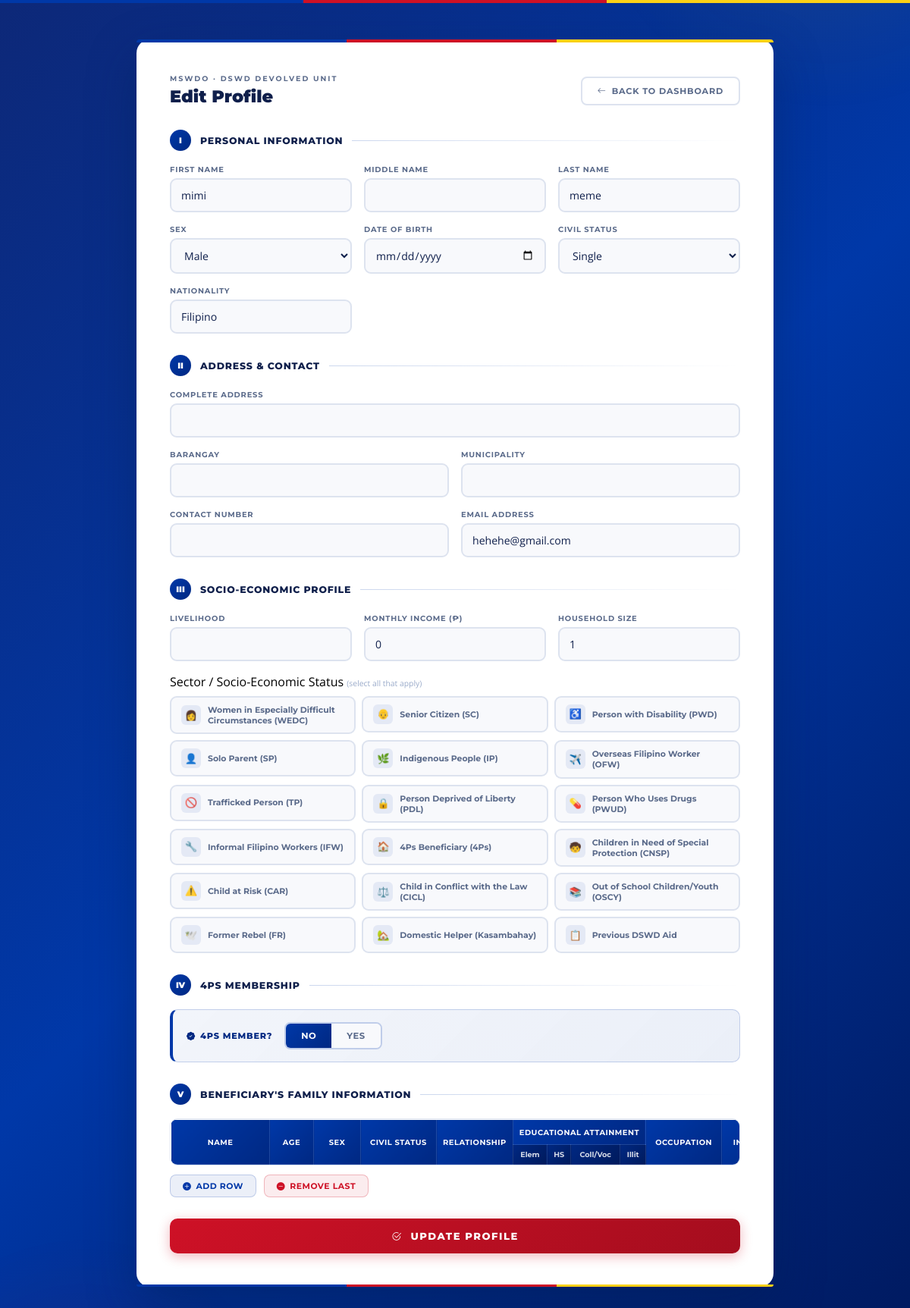
/client/profile/edit/ (signed in), run on an earlier commit of the app's database.
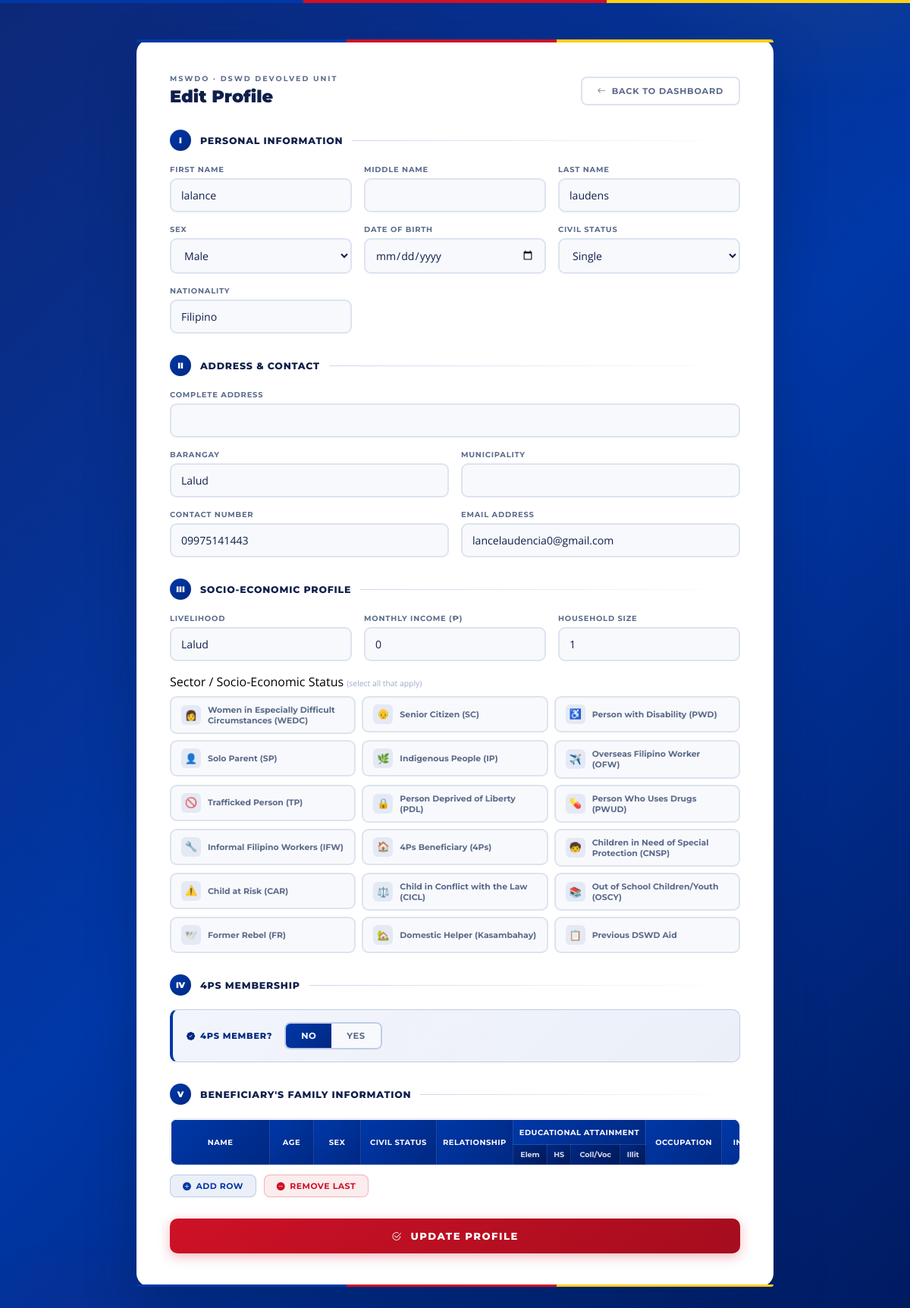
And on a later commit of the database.
### core/models.py (models this page shows, shortened)
class Client(models.Model):
    first_name   = models.CharField(max_length=120)
    middle_name  = models.CharField(max_length=120, blank=True, null=True)
    last_name    = models.CharField(max_length=120)
    sex          = models.CharField(max_length=10, blank=True, null=True)
    birth_date   = models.DateField(blank=True, null=True)
    civil_status = models.CharField(max_length=30, blank=True, null=True)
    nationality  = models.CharField(max_length=50, blank=True, null=True)
    address      = models.TextField(blank=True, null=True)
    barangay     = models.CharField(max_length=100, blank=True, null=True)
    municipality = models.CharField(max_length=100, blank=True, null=True)
    email        = models.EmailField(blank=True, null=True)
    contact_no   = models.CharField(max_length=20, blank=True, null=True)
    livelihood      = models.CharField(max_length=100, blank=True, null=True)
    monthly_income  = models.DecimalField(max_digits=12, decimal_places=2, blank=True, null=True)
    household_size  = models.IntegerField(blank=True, null=True)
    has_disability  = models.CharField(max_length=10, blank=True, null=True)
    is_senior       = models.CharField(max_length=10, blank=True, null=True)
    previous_aid    = models.CharField(max_length=10, blank=True, null=True)
    is_solo_parent  = models.CharField(max_length=3, default='No', blank=True, null=True)
    is_indigenous   = models.CharField(max_length=3, default='No', blank=True, null=True)
    sectors = models.JSONField(default=list, blank=True)
    is_4ps          = models.CharField(max_length=3, default='No', blank=True, null=True)
    fourps_id       = models.CharField(max_length=50, blank=True, null=True)
    created_at      = models.DateTimeField(auto_now_add=True)

### core/views.py (the view, shortened to what this page needs)
# urls.py: path('client/profile/edit/', views.client_edit_profile, name='client_edit_profile'),
def client_edit_profile(request):
    client_id = request.session.get('client_id')
    if not client_id:
        return redirect('client_login')
    client = get_object_or_404(Client, id=client_id)
    family_members = client.family_members.all()
    SECTOR_CHOICES = [
        ('WEDC','Women in Especially Difficult Circumstances (WEDC)'),('SC','Senior Citizen (SC)'),
        ('PWD','Person with Disability (PWD)'),('SP','Solo Parent (SP)'),('IP','Indigenous People (IP)'),
        ('OFW','Overseas Filipino Worker (OFW)'),('TP','Trafficked Person (TP)'),
        ('PDL','Person Deprived of Liberty (PDL)'),('PWUD','Person Who Uses Drugs (PWUD)'),
        ('IFW','Informal Filipino Workers (IFW)'),('4PS','4Ps Beneficiary (4Ps)'),
        ('CNSP','Children in Need of Special Protection (CNSP)'),('CAR','Child at Risk (CAR)'),
        ('CICL','Child in Conflict with the Law (CICL)'),('OSCY','Out of School Children/Youth (OSCY)'),
        ('FR','Former Rebel (FR)'),('KASAMBAHAY','Domestic Helper (Kasambahay)'),
    ]
    return render(request, 'client_edit_profile.html', {
        'client': client,
        'family_members': family_members,
        'sector_choices': SECTOR_CHOICES,
    })

### core/context_processors.py (called while the page is built)
def notifications_processor(request):
    if request.user.is_authenticated:
        user_role = getattr(request.user, "role", None)
        if user_role in ["staff", "admin"] or request.user.is_superuser:
            notifications_all = Notification.objects.filter(
                recipient=request.user
            ).order_by('-created_at')
            unread_notifications_count = notifications_all.filter(is_read=False).count()
            notifications = notifications_all[:10]
        else:
            notifications = []
            unread_notifications_count = 0
    else:
        notifications = []
        unread_notifications_count = 0
    return {
        'notifications': notifications,
        'unread_notifications_count': unread_notifications_count,
    }

### core/templates/client_edit_profile.html (shortened to what the changed rows need)
{% load static %}
<!DOCTYPE html>
<html lang="en">
<head>
  <link rel="stylesheet" href="https://cdn.jsdelivr.net/npm/bootstrap-icons@1.11.3/font/bootstrap-icons.min.css" />
</head>
<body>
<div class="container">
  <div class="page-header">
    <div class="page-header-left">
      <h2>Edit Profile</h2>
    </div>
  </div>
  <form method="POST">
    <div class="form-grid">
      <div class="field"><label>First Name</label><input type="text" name="first_name" value="{{ client.first_name }}" required></div>
      <div class="field"><label>Last Name</label><input type="text" name="last_name" value="{{ client.last_name }}" required></div>
    </div>
    <div class="form-grid">
      <div class="field"><label>Nationality</label><input type="text" name="nationality" value="{{ client.nationality|default:'Filipino' }}"></div>
    </div>
    <div class="form-grid">
      <div class="field"><label>Barangay</label><input type="text" name="barangay" value="{{ client.barangay|default:'' }}"></div>
    </div>
    <div class="form-grid">
      <div class="field"><label>Contact Number</label><input type="text" name="contact_no" value="{{ client.contact_no|default:'' }}"></div>
      <div class="field"><label>Email Address</label><input type="email" name="email" value="{{ client.email|default:'' }}"></div>
    </div>
    <div class="form-grid">
      <div class="field"><label>Livelihood</label><input type="text" name="livelihood" value="{{ client.livelihood|default:'' }}"></div>
      <div class="field"><label>Monthly Income (₱)</label><input type="number" name="monthly_income" step="0.01" min="0" value="{{ client.monthly_income|default:0 }}"></div>
      <div class="field"><label>Household Size</label><input type="number" name="household_size" min="1" value="{{ client.household_size|default:1 }}"></div>
    </div>
    <div class="family-wrapper">
      <table class="family-table">
        <thead>
          <tr>
            <th rowspan="2" style="min-width:130px;">Name</th>
            <th rowspan="2" style="min-width:58px;">Age</th>
            <th rowspan="2" style="min-width:62px;">Sex</th>
            <th rowspan="2" style="min-width:100px;">Civil Status</th>
            <th rowspan="2" style="min-width:100px;">Relationship</th>
            <th colspan="4">Educational Attainment</th>
            <th rowspan="2" style="min-width:100px;">Occupation</th>
            <th rowspan="2" style="min-width:76px;">Income</th>
          </tr>
          <tr><th>Elem</th><th>HS</th><th>Coll/Voc</th><th>Illit</th></tr>
        </thead>
      </table>
    </div>
  </form>
</div>
</body>
</html>

What changed in the data, as far as the page shows it:
changed Client "Filipino": first_name "mimi" → "lalance"; last_name "meme" → "laudens"; barangay (not shown) → "Lalud"; contact_no (not shown) → "09975141443"; email "hehehe@gmail.com" → "lancelaudencia0@gmail.com"; livelihood (not shown) → "Lalud"
